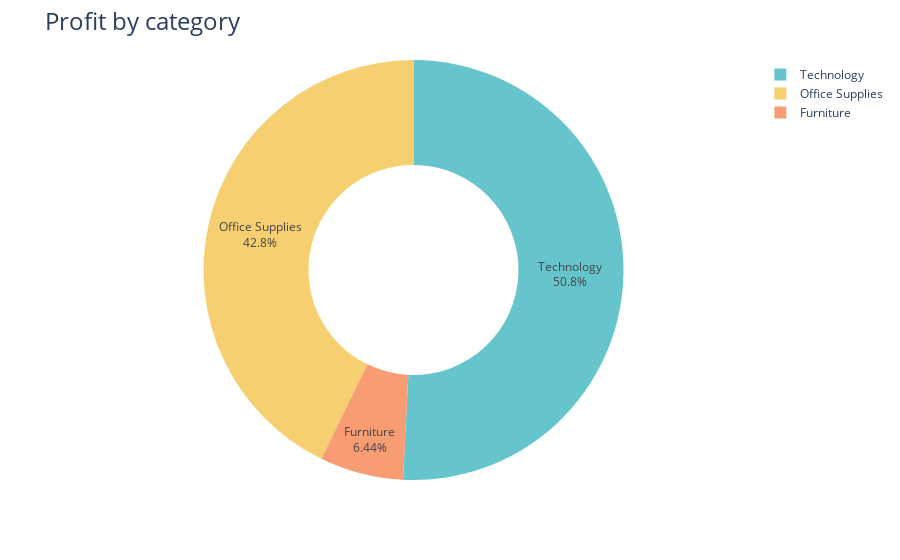

Here is the notebook cell this chart was saved with:
### Code cell
Profit_by_category=data.groupby('Category')['Profit'].sum().reset_index()
fig=px.pie(Profit_by_category,
            values='Profit',
            names='Category',
            hole=0.5,
            color_discrete_sequence=px.colors.qualitative.Pastel)
fig.update_traces(textposition='inside', textinfo='percent+label')
fig.update_layout(title_text='Profit by category', title_font =dict(size=24))
                  
fig.show()

### Figure 1 — Plotly figure (JSON) as saved in the notebook; plotly's stock layout.template omitted (floating-point values rounded to 4 significant figures)
{"data": [{"domain": {"x": [0, 1], "y": [0, 1]}, "hole": 0.5, "hovertemplate": "Category=%{label}<br>Profit=%{value}<extra></extra>", "labels": ["Furniture", "Office Supplies", "Technology"], "legendgroup": "", "name": "", "showlegend": true, "textinfo": "percent+label", "textposition": "inside", "type": "pie", "values": [18450.0, 122500.0, 145500.0]}], "layout": {"autosize": true, "legend": {"tracegroupgap": 0}, "margin": {"t": 60}, "piecolorway": ["rgb(102, 197, 204)", "rgb(246, 207, 113)", "rgb(248, 156, 116)", "rgb(220, 176, 242)", "rgb(135, 197, 95)", "rgb(158, 185, 243)", "rgb(254, 136, 177)", "rgb(201, 219, 116)", "rgb(139, 224, 164)", "rgb(180, 151, 231)", "rgb(179, 179, 179)"], "title": {"font": {"size": 24}, "text": "Profit by category"}}}
